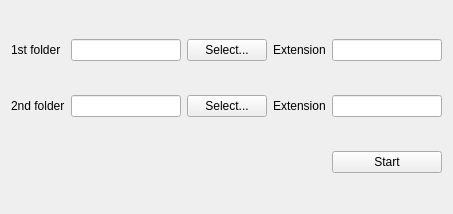
<?xml version="1.0" encoding="UTF-8"?>
<ui version="4.0">
 <class>MainWindow</class>
 <widget class="QMainWindow" name="MainWindow">
  <property name="geometry">
   <rect>
    <x>0</x>
    <y>0</y>
    <width>453</width>
    <height>214</height>
   </rect>
  </property>
  <property name="windowTitle">
   <string>MainWindow</string>
  </property>
  <widget class="QWidget" name="centralWidget">
   <layout class="QGridLayout" name="gridLayout_2">
    <item row="0" column="0">
     <widget class="QLabel" name="firstFolderLabel">
      <property name="text">
       <string>1st folder</string>
      </property>
     </widget>
    </item>
    <item row="1" column="0">
     <widget class="QLabel" name="secondFolderLabel">
      <property name="text">
       <string>2nd folder</string>
      </property>
     </widget>
    </item>
    <item row="0" column="1">
     <widget class="QLineEdit" name="inputPath"/>
    </item>
    <item row="0" column="2">
     <widget class="QPushButton" name="selectInput">
      <property name="text">
       <string>Select...</string>
      </property>
     </widget>
    </item>
    <item row="1" column="1">
     <widget class="QLineEdit" name="outputPath"/>
    </item>
    <item row="1" column="2">
     <widget class="QPushButton" name="selectOutput">
      <property name="text">
       <string>Select...</string>
      </property>
     </widget>
    </item>
    <item row="1" column="4">
     <widget class="QLineEdit" name="outputExt">
      <property name="text">
       <string/>
      </property>
     </widget>
    </item>
    <item row="0" column="3">
     <widget class="QLabel" name="extLabel">
      <property name="text">
       <string>Extension</string>
      </property>
     </widget>
    </item>
    <item row="0" column="4">
     <widget class="QLineEdit" name="inputExt">
      <property name="text">
       <string/>
      </property>
     </widget>
    </item>
    <item row="1" column="3">
     <widget class="QLabel" name="extLabel_2">
      <property name="text">
       <string>Extension</string>
      </property>
     </widget>
    </item>
    <item row="2" column="4">
     <widget class="QPushButton" name="startBtn">
      <property name="text">
       <string>Start</string>
      </property>
     </widget>
    </item>
   </layout>
  </widget>
 </widget>
 <layoutdefault spacing="6" margin="11"/>
 <resources/>
 <connections/>
</ui>
